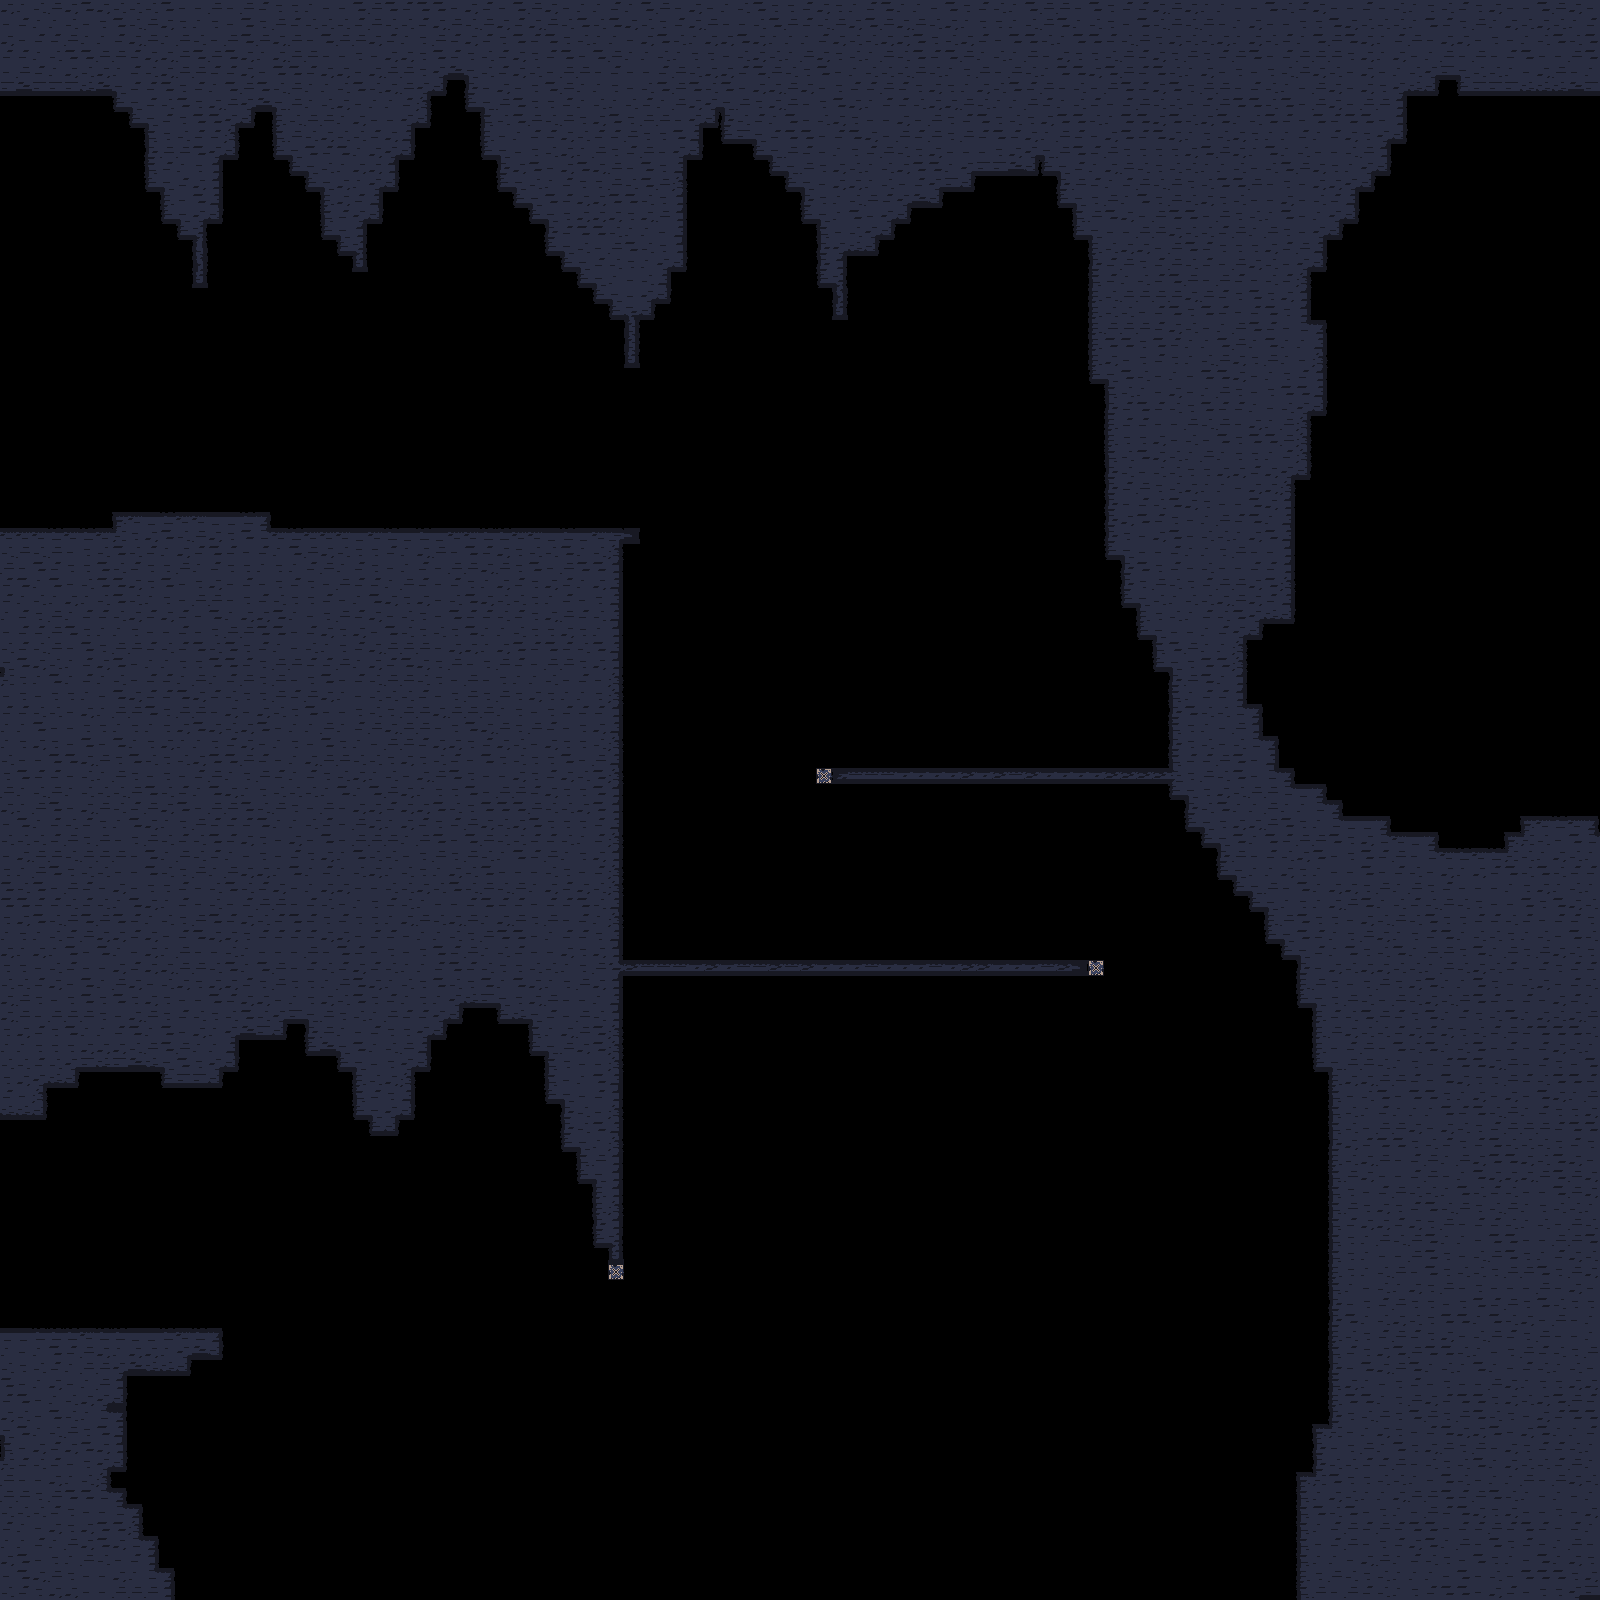

A 2D game scene composited from a Tiled map and its tileset images. What follows is a short description and the map's XML, with each tile layer's data collapsed to a summary:
An orthogonal 100x100 tile map with 16x16 px tiles, 1 tile layer (terrain), 1 hidden layer not drawn.

<map version="1.10" tiledversion="1.10.1" orientation="orthogonal" renderorder="right-down" width="100" height="100" tilewidth="16" tileheight="16" infinite="0" nextlayerid="3" nextobjectid="1">
 <tileset firstgid="1" source="ALL.tsx" />
 <layer id="2" name="background" width="100" height="100" visible="0">
  <data>[10000 cells, 0 non-empty, 0 distinct tile ids]</data>
 </layer>
 <layer id="1" name="terrain" width="100" height="100">
  <data>[10000 cells, 4078 non-empty, 43 distinct tile ids]</data>
 </layer>
</map>
